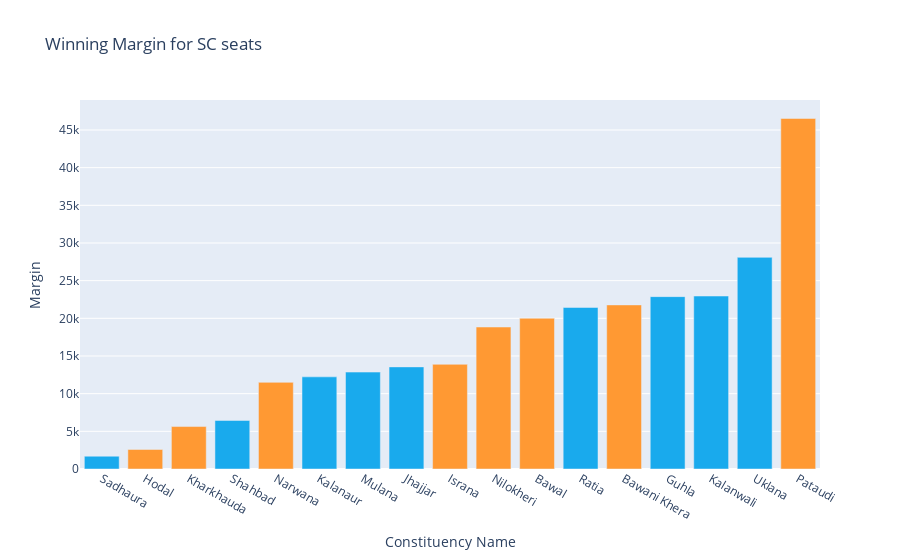

Notebook cell for this chart:
### Code cell
from scipy.stats import chi2_contingency

H0 = 'There is no relation between seat category and party'
H1 = 'Seat category and party are dependent'

winner = result[result.Rank==1]
test_table = pd.crosstab(index=winner['Abb'], columns=winner['Constituency Category'], values=winner['Rank'], aggfunc='count')
statistic, pvalue, dof, expected_freq = chi2_contingency(test_table)

print('\tTest statistic confidence 99% (Significance level 0.01)')
if pvalue < 0.01:
    print('\tReject the null hypothesis', H1)
else:
    print('\tFail to reject the null hypothesis', H0)


sc_seats = result[(result['Constituency Category']!='GEN') & (result['Rank']==1)].sort_values(by='Margin')
fig = go.Figure()
fig.add_trace(go.Bar(x=sc_seats['Constituency Name'], y=sc_seats['Margin'],
                     marker_color=sc_seats['Color']))
fig.update_layout(title='Winning Margin for SC seats', xaxis_title='Constituency Name', yaxis_title='Margin')

### Figure 1 — Plotly figure (JSON) as saved in the notebook; plotly's stock layout.template omitted (floating-point values rounded to 4 significant figures)
{"data": [{"marker": {"color": ["#19AAED", "#FF9933", "#FF9933", "#19AAED", "#FF9933", "#19AAED", "#19AAED", "#19AAED", "#FF9933", "#FF9933", "#FF9933", "#19AAED", "#FF9933", "#19AAED", "#19AAED", "#19AAED", "#FF9933"]}, "type": "bar", "x": ["Sadhaura", "Hodal", "Kharkhauda", "Shahbad", "Narwana", "Kalanaur", "Mulana", "Jhajjar", "Israna", "Nilokheri", "Bawal", "Ratia", "Bawani Khera", "Guhla", "Kalanwali", "Uklana", "Pataudi"], "y": [1699, 2595, 5635, 6441, 11499, 12232, 12865, 13555, 13895, 18845, 20011, 21442, 21779, 22880, 22959, 28092, 46530]}], "layout": {"title": {"text": "Winning Margin for SC seats"}, "xaxis": {"title": {"text": "Constituency Name"}}, "yaxis": {"title": {"text": "Margin"}}}}
